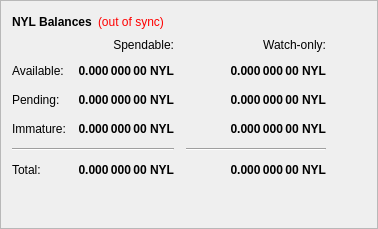
        <widget class="QFrame" name="frame">
         <property name="frameShape">
          <enum>QFrame::StyledPanel</enum>
         </property>
         <property name="frameShadow">
          <enum>QFrame::Raised</enum>
         </property>
         <layout class="QVBoxLayout" name="verticalLayout_4">
          <item>
           <layout class="QHBoxLayout" name="horizontalLayout_4">
            <item>
             <widget class="QLabel" name="label_5">
              <property name="font">
               <font>
                <weight>75</weight>
                <bold>true</bold>
               </font>
              </property>
              <property name="text">
               <string>NYL Balances</string>
              </property>
             </widget>
            </item>
            <item>
             <widget class="QLabel" name="labelWalletStatus">
              <property name="cursor">
               <cursorShape>WhatsThisCursor</cursorShape>
              </property>
              <property name="toolTip">
               <string>The displayed information may be out of date. Your wallet automatically synchronizes with the Nuyul network after a connection is established, but this process has not completed yet.</string>
              </property>
              <property name="styleSheet">
               <string notr="true">QLabel { color: red; }</string>
              </property>
              <property name="text">
               <string notr="true">(out of sync)</string>
              </property>
              <property name="alignment">
               <set>Qt::AlignLeading|Qt::AlignLeft|Qt::AlignVCenter</set>
              </property>
             </widget>
            </item>
            <item>
             <spacer name="horizontalSpacer_3">
              <property name="orientation">
               <enum>Qt::Horizontal</enum>
              </property>
              <property name="sizeHint" stdset="0">
               <size>
                <width>40</width>
                <height>20</height>
               </size>
              </property>
             </spacer>
            </item>
           </layout>
          </item>
          <item>
           <layout class="QGridLayout" name="gridLayout">
            <property name="spacing">
             <number>12</number>
            </property>
            <item row="2" column="2">
             <widget class="QLabel" name="labelWatchPending">
              <property name="font">
               <font>
                <weight>75</weight>
                <bold>true</bold>
               </font>
              </property>
              <property name="cursor">
               <cursorShape>IBeamCursor</cursorShape>
              </property>
              <property name="toolTip">
               <string>Unconfirmed transactions to watch-only addresses</string>
              </property>
              <property name="text">
               <string notr="true">0.000 000 00 NYL</string>
              </property>
              <property name="alignment">
               <set>Qt::AlignRight|Qt::AlignTrailing|Qt::AlignVCenter</set>
              </property>
              <property name="textInteractionFlags">
               <set>Qt::LinksAccessibleByMouse|Qt::TextSelectableByKeyboard|Qt::TextSelectableByMouse</set>
              </property>
             </widget>
            </item>
            <item row="2" column="1">
             <widget class="QLabel" name="labelUnconfirmed">
              <property name="font">
               <font>
                <weight>75</weight>
                <bold>true</bold>
               </font>
              </property>
              <property name="cursor">
               <cursorShape>IBeamCursor</cursorShape>
              </property>
              <property name="toolTip">
               <string>Total of transactions that have yet to be confirmed, and do not yet count toward the spendable balance</string>
              </property>
              <property name="text">
               <string notr="true">0.000 000 00 NYL</string>
              </property>
              <property name="alignment">
               <set>Qt::AlignRight|Qt::AlignTrailing|Qt::AlignVCenter</set>
              </property>
              <property name="textInteractionFlags">
               <set>Qt::LinksAccessibleByMouse|Qt::TextSelectableByKeyboard|Qt::TextSelectableByMouse</set>
              </property>
             </widget>
            </item>
            <item row="3" column="2">
             <widget class="QLabel" name="labelWatchImmature">
              <property name="font">
               <font>
                <weight>75</weight>
                <bold>true</bold>
               </font>
              </property>
              <property name="cursor">
               <cursorShape>IBeamCursor</cursorShape>
              </property>
              <property name="toolTip">
               <string>Staked or masternode rewards in watch-only addresses that has not yet matured</string>
              </property>
              <property name="text">
               <string notr="true">0.000 000 00 NYL</string>
              </property>
              <property name="alignment">
               <set>Qt::AlignRight|Qt::AlignTrailing|Qt::AlignVCenter</set>
              </property>
              <property name="textInteractionFlags">
               <set>Qt::LinksAccessibleByMouse|Qt::TextSelectableByKeyboard|Qt::TextSelectableByMouse</set>
              </property>
             </widget>
            </item>
            <item row="4" column="0" colspan="2">
             <widget class="Line" name="lineSpendableBalance">
              <property name="orientation">
               <enum>Qt::Horizontal</enum>
              </property>
             </widget>
            </item>
            <item row="4" column="2">
             <widget class="Line" name="lineWatchBalance">
              <property name="sizePolicy">
               <sizepolicy hsizetype="Preferred" vsizetype="Fixed">
                <horstretch>0</horstretch>
                <verstretch>0</verstretch>
               </sizepolicy>
              </property>
              <property name="minimumSize">
               <size>
                <width>140</width>
                <height>0</height>
               </size>
              </property>
              <property name="orientation">
               <enum>Qt::Horizontal</enum>
              </property>
             </widget>
            </item>
            <item row="5" column="0">
             <widget class="QLabel" name="labelTotalText">
              <property name="text">
               <string>Total:</string>
              </property>
             </widget>
            </item>
            <item row="3" column="1">
             <widget class="QLabel" name="labelImmature">
              <property name="font">
               <font>
                <weight>75</weight>
                <bold>true</bold>
               </font>
              </property>
              <property name="cursor">
               <cursorShape>IBeamCursor</cursorShape>
              </property>
              <property name="toolTip">
               <string>Staked or masternode rewards that has not yet matured</string>
              </property>
              <property name="text">
               <string notr="true">0.000 000 00 NYL</string>
              </property>
              <property name="alignment">
               <set>Qt::AlignRight|Qt::AlignTrailing|Qt::AlignVCenter</set>
              </property>
              <property name="textInteractionFlags">
               <set>Qt::LinksAccessibleByMouse|Qt::TextSelectableByKeyboard|Qt::TextSelectableByMouse</set>
              </property>
             </widget>
            </item>
            <item row="2" column="3">
             <spacer name="horizontalSpacer_2">
              <property name="orientation">
               <enum>Qt::Horizontal</enum>
              </property>
              <property name="sizeHint" stdset="0">
               <size>
                <width>40</width>
                <height>20</height>
               </size>
              </property>
             </spacer>
            </item>
            <item row="3" column="0">
             <widget class="QLabel" name="labelImmatureText">
              <property name="text">
               <string>Immature:</string>
              </property>
             </widget>
            </item>
            <item row="5" column="1">
             <widget class="QLabel" name="labelTotal">
              <property name="font">
               <font>
                <weight>75</weight>
                <bold>true</bold>
               </font>
              </property>
              <property name="cursor">
               <cursorShape>IBeamCursor</cursorShape>
              </property>
              <property name="toolTip">
               <string>Your current total balance</string>
              </property>
              <property name="text">
               <string notr="true">0.000 000 00 NYL</string>
              </property>
              <property name="alignment">
               <set>Qt::AlignRight|Qt::AlignTrailing|Qt::AlignVCenter</set>
              </property>
              <property name="textInteractionFlags">
               <set>Qt::LinksAccessibleByMouse|Qt::TextSelectableByKeyboard|Qt::TextSelectableByMouse</set>
              </property>
             </widget>
            </item>
            <item row="5" column="2">
             <widget class="QLabel" name="labelWatchTotal">
              <property name="font">
               <font>
                <weight>75</weight>
                <bold>true</bold>
               </font>
              </property>
              <property name="cursor">
               <cursorShape>IBeamCursor</cursorShape>
              </property>
              <property name="toolTip">
               <string>Current total balance in watch-only addresses</string>
              </property>
              <property name="text">
               <string notr="true">0.000 000 00 NYL</string>
              </property>
              <property name="alignment">
               <set>Qt::AlignRight|Qt::AlignTrailing|Qt::AlignVCenter</set>
              </property>
              <property name="textInteractionFlags">
               <set>Qt::LinksAccessibleByMouse|Qt::TextSelectableByKeyboard|Qt::TextSelectableByMouse</set>
              </property>
             </widget>
            </item>
            <item row="0" column="2">
             <widget class="QLabel" name="labelWatchonly">
              <property name="text">
               <string>Watch-only:</string>
              </property>
              <property name="alignment">
               <set>Qt::AlignRight|Qt::AlignTrailing|Qt::AlignVCenter</set>
              </property>
             </widget>
            </item>
            <item row="1" column="0">
             <widget class="QLabel" name="labelBalanceText">
              <property name="text">
               <string>Available:</string>
              </property>
             </widget>
            </item>
            <item row="1" column="1">
             <widget class="QLabel" name="labelBalance">
              <property name="font">
               <font>
                <weight>75</weight>
                <bold>true</bold>
               </font>
              </property>
              <property name="cursor">
               <cursorShape>IBeamCursor</cursorShape>
              </property>
              <property name="toolTip">
               <string>Your current spendable balance</string>
              </property>
              <property name="text">
               <string notr="true">0.000 000 00 NYL</string>
              </property>
              <property name="alignment">
               <set>Qt::AlignRight|Qt::AlignTrailing|Qt::AlignVCenter</set>
              </property>
              <property name="textInteractionFlags">
               <set>Qt::LinksAccessibleByMouse|Qt::TextSelectableByKeyboard|Qt::TextSelectableByMouse</set>
              </property>
             </widget>
            </item>
            <item row="1" column="2">
             <widget class="QLabel" name="labelWatchAvailable">
              <property name="font">
               <font>
                <weight>75</weight>
                <bold>true</bold>
               </font>
              </property>
              <property name="cursor">
               <cursorShape>IBeamCursor</cursorShape>
              </property>
              <property name="toolTip">
               <string>Your current balance in watch-only addresses</string>
              </property>
              <property name="text">
               <string notr="true">0.000 000 00 NYL</string>
              </property>
              <property name="alignment">
               <set>Qt::AlignRight|Qt::AlignTrailing|Qt::AlignVCenter</set>
              </property>
              <property name="textInteractionFlags">
               <set>Qt::LinksAccessibleByMouse|Qt::TextSelectableByKeyboard|Qt::TextSelectableByMouse</set>
              </property>
             </widget>
            </item>
            <item row="2" column="0">
             <widget class="QLabel" name="labelPendingText">
              <property name="text">
               <string>Pending:</string>
              </property>
             </widget>
            </item>
            <item row="0" column="1">
             <widget class="QLabel" name="labelSpendable">
              <property name="text">
               <string>Spendable:</string>
              </property>
              <property name="alignment">
               <set>Qt::AlignRight|Qt::AlignTrailing|Qt::AlignVCenter</set>
              </property>
             </widget>
            </item>
           </layout>
          </item>
          <item>
           <spacer name="verticalSpacer_4">
            <property name="orientation">
             <enum>Qt::Vertical</enum>
            </property>
            <property name="sizeHint" stdset="0">
             <size>
              <width>20</width>
              <height>40</height>
             </size>
            </property>
           </spacer>
          </item>
         </layout>
        </widget>
